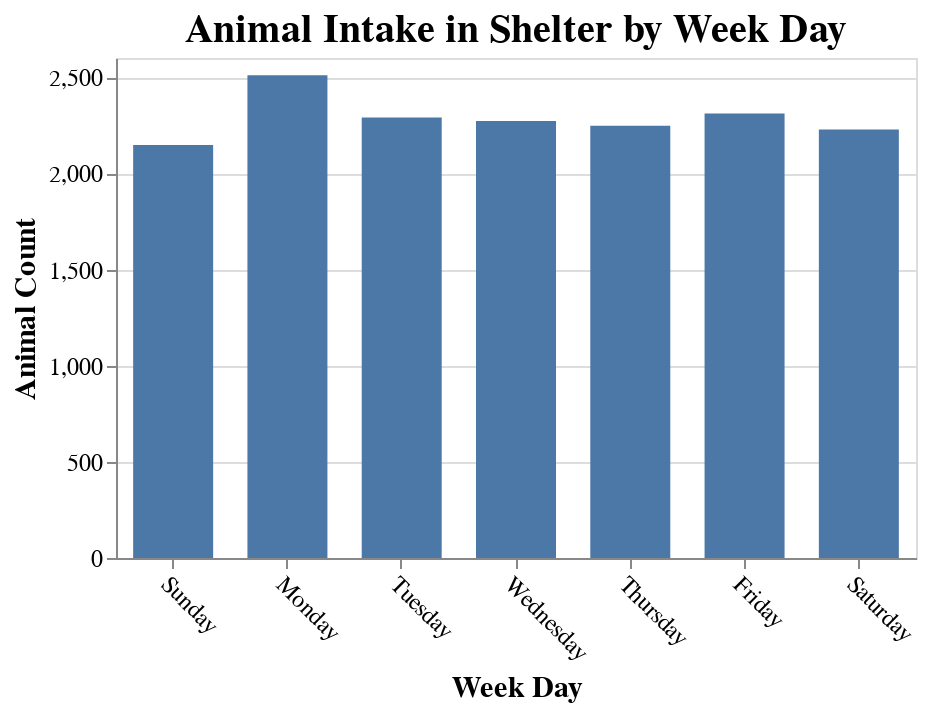

Here is the notebook cell this chart was saved with:
### Code cell
chart = alt.Chart(data_new).mark_bar(size=40).encode(
            alt.X('intake_weekday:N', title = 'Week Day',sort=["Sunday","Monday","Tuesday","Wednesday","Thursday","Friday","Saturday"]),
            alt.Y('count:Q', title = 'Animal Count')
        ).properties(title='Animal Intake in Shelter by Week Day',
                    width=400, height=250).configure_axisX(labelFontSize=12,
    titleFontSize=15,
    labelAngle = 45).configure_axisY(labelFontSize=12,
    titleFontSize=15).configure_title(fontSize=20)
chart

### Figure 1 — Vega-Lite specification as saved in the notebook (floating-point values rounded to 4 significant figures)
{"$schema": "https://vega.github.io/schema/vega-lite/v3.4.0.json", "config": {"axisX": {"labelAngle": 45, "labelFontSize": 12, "titleFontSize": 15}, "axisY": {"labelFontSize": 12, "titleFontSize": 15}, "mark": {"tooltip": null}, "title": {"fontSize": 20}, "view": {"height": 300, "width": 400}}, "data": {"name": "data-1346df9acedafae7f6639574ce5d5094"}, "datasets": {"data-1346df9acedafae7f6639574ce5d5094": [{"count": 2312, "intake_weekday": "Friday"}, {"count": 2510, "intake_weekday": "Monday"}, {"count": 2228, "intake_weekday": "Saturday"}, {"count": 2148, "intake_weekday": "Sunday"}, {"count": 2248, "intake_weekday": "Thursday"}, {"count": 2291, "intake_weekday": "Tuesday"}, {"count": 2273, "intake_weekday": "Wednesday"}]}, "encoding": {"x": {"field": "intake_weekday", "sort": ["Sunday", "Monday", "Tuesday", "Wednesday", "Thursday", "Friday", "Saturday"], "title": "Week Day", "type": "nominal"}, "y": {"field": "count", "title": "Animal Count", "type": "quantitative"}}, "height": 250, "mark": {"size": 40, "type": "bar"}, "title": "Animal Intake in Shelter by Week Day", "width": 400}
